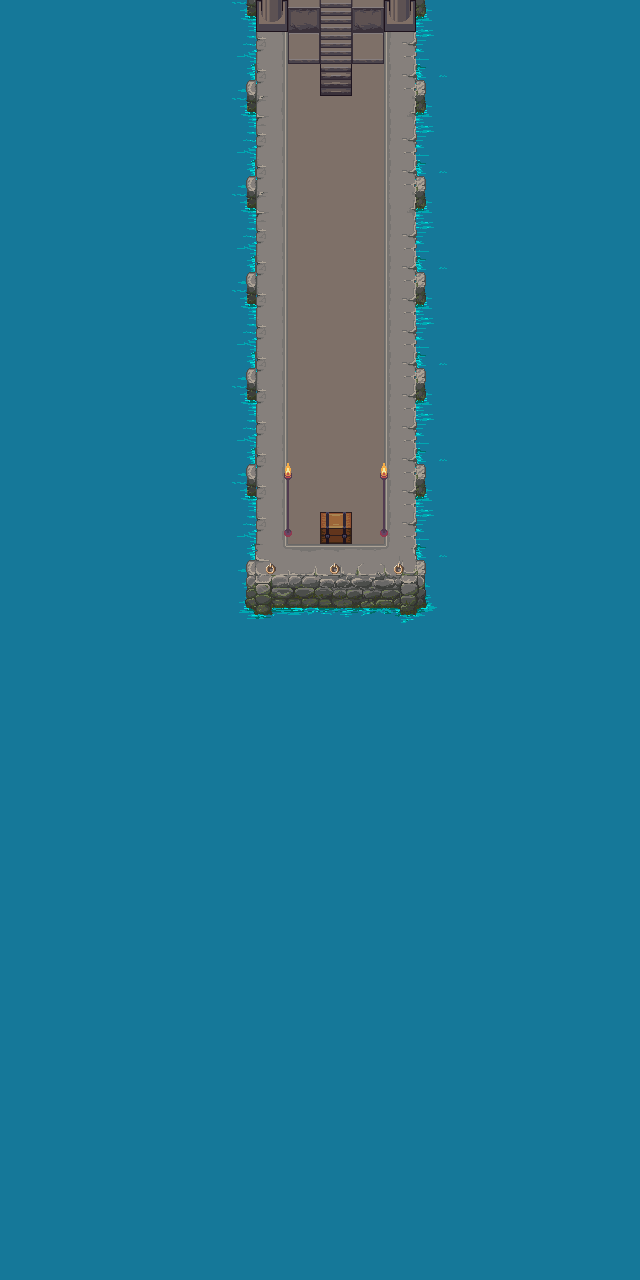

Rendered tile map (Tiled .tmx) drawn with the repository's tilesets; below, a short description and the map source with its tile grids summarised:
An orthogonal 20x40 tile map with 32x32 px tiles, 5 tile layers (Water, MPCs, Ground, Tile Layer 4, ...), 44 tilesets and 9 objects.

<map version="1.0" orientation="orthogonal" renderorder="right-down" width="20" height="40" tilewidth="32" tileheight="32" nextobjectid="1">
 <tileset firstgid="1" name="barrel" tilewidth="32" tileheight="32" tilecount="8" columns="4">
  <image source="../Tiles/LPC/barrel.png" width="128" height="64" />
 </tileset>
 <tileset firstgid="9" name="brackish" tilewidth="32" tileheight="32" tilecount="18" columns="3">
  <image source="../Tiles/LPC/brackish.png" width="96" height="192" />
 </tileset>
 <tileset firstgid="27" name="bridges" tilewidth="32" tileheight="32" tilecount="42" columns="6">
  <image source="../Tiles/LPC/bridges.png" width="192" height="224" />
 </tileset>
 <tileset firstgid="69" name="buckets" tilewidth="32" tileheight="32" tilecount="6" columns="3">
  <image source="../Tiles/LPC/buckets.png" width="96" height="64" />
 </tileset>
 <tileset firstgid="75" name="cabinets" tilewidth="32" tileheight="32" tilecount="78" columns="6">
  <image source="../Tiles/LPC/cabinets.png" width="192" height="416" />
 </tileset>
 <tileset firstgid="153" name="castle_lightsources" tilewidth="32" tileheight="32" tilecount="20" columns="5">
  <image source="../Tiles/LPC/castle_lightsources.png" width="160" height="128" />
 </tileset>
 <tileset firstgid="173" name="castle_outside" tilewidth="32" tileheight="32" tilecount="187" columns="17">
  <image source="../Tiles/LPC/castle_outside.png" width="544" height="352" />
 </tileset>
 <tileset firstgid="360" name="castlefloors_outside" tilewidth="32" tileheight="32" tilecount="20" columns="4">
  <image source="../Tiles/LPC/castlefloors_outside.png" width="128" height="160" />
 </tileset>
 <tileset firstgid="380" name="castlefloors" tilewidth="32" tileheight="32" tilecount="100" columns="10">
  <image source="../Tiles/LPC/castlefloors.png" width="320" height="320" />
 </tileset>
 <tileset firstgid="480" name="castlewalls" tilewidth="32" tileheight="32" tilecount="180" columns="12">
  <image source="../Tiles/LPC/castlewalls.png" width="384" height="480" />
 </tileset>
 <tileset firstgid="660" name="cement" tilewidth="32" tileheight="32" tilecount="18" columns="3">
  <image source="../Tiles/LPC/cement.png" width="96" height="192" />
 </tileset>
 <tileset firstgid="678" name="cementstair" tilewidth="32" tileheight="32" tilecount="20" columns="5">
  <image source="../Tiles/LPC/cementstair.png" width="160" height="128" />
 </tileset>
 <tileset firstgid="698" name="chests" tilewidth="32" tileheight="32" tilecount="6" columns="2">
  <image source="../Tiles/LPC/chests.png" width="64" height="96" />
 </tileset>
 <tileset firstgid="704" name="country" tilewidth="32" tileheight="32" tilecount="20" columns="5">
  <image source="../Tiles/LPC/country.png" width="160" height="128" />
 </tileset>
 <tileset firstgid="724" name="cup" tilewidth="32" tileheight="32" tilecount="2" columns="1">
  <image source="../Tiles/LPC/cup.png" width="32" height="64" />
 </tileset>
 <tileset firstgid="726" name="dirt" tilewidth="32" tileheight="32" tilecount="18" columns="3">
  <image source="../Tiles/LPC/dirt.png" width="96" height="192" />
 </tileset>
 <tileset firstgid="744" name="dirt2" tilewidth="32" tileheight="32" tilecount="18" columns="3">
  <image source="../Tiles/LPC/dirt2.png" width="96" height="192" />
 </tileset>
 <tileset firstgid="762" name="dungeon" tilewidth="32" tileheight="32" tilecount="104" columns="13">
  <image source="../Tiles/LPC/dungeon.png" width="416" height="256" />
 </tileset>
 <tileset firstgid="866" name="grass" tilewidth="32" tileheight="32" tilecount="18" columns="3">
  <image source="../Tiles/LPC/grass.png" width="96" height="192" />
 </tileset>
 <tileset firstgid="884" name="grassalt" tilewidth="32" tileheight="32" tilecount="18" columns="3">
  <image source="../Tiles/LPC/grassalt.png" width="96" height="192" />
 </tileset>
 <tileset firstgid="902" name="hole" tilewidth="32" tileheight="32" tilecount="18" columns="3">
  <image source="../Tiles/LPC/hole.png" width="96" height="192" />
 </tileset>
 <tileset firstgid="920" name="holek" tilewidth="32" tileheight="32" tilecount="18" columns="3">
  <image source="../Tiles/LPC/holek.png" width="96" height="192" />
 </tileset>
 <tileset firstgid="938" name="holemid" tilewidth="32" tileheight="32" tilecount="18" columns="3">
  <image source="../Tiles/LPC/holemid.png" width="96" height="192" />
 </tileset>
 <tileset firstgid="956" name="house" tilewidth="32" tileheight="32" tilecount="63" columns="9">
  <image source="../Tiles/LPC/house.png" width="288" height="224" />
 </tileset>
 <tileset firstgid="1019" name="inside" tilewidth="32" tileheight="32" tilecount="100" columns="10">
  <image source="../Tiles/LPC/inside.png" width="320" height="320" />
 </tileset>
 <tileset firstgid="1119" name="kitchen" tilewidth="32" tileheight="32" tilecount="8" columns="2">
  <image source="../Tiles/LPC/kitchen.png" width="64" height="128" />
 </tileset>
 <tileset firstgid="1127" name="lava" tilewidth="32" tileheight="32" tilecount="18" columns="3">
  <image source="../Tiles/LPC/lava.png" width="96" height="192" />
 </tileset>
 <tileset firstgid="1145" name="lavarock" tilewidth="32" tileheight="32" tilecount="18" columns="3">
  <image source="../Tiles/LPC/lavarock.png" width="96" height="192" />
 </tileset>
 <tileset firstgid="1163" name="mountains" tilewidth="32" tileheight="32" tilecount="108" columns="12">
  <image source="../Tiles/LPC/mountains.png" width="384" height="288" />
 </tileset>
 <tileset firstgid="1271" name="rock" tilewidth="32" tileheight="32" tilecount="2" columns="2">
  <image source="../Tiles/LPC/rock.png" width="64" height="32" />
 </tileset>
 <tileset firstgid="1273" name="signs" tilewidth="32" tileheight="32" tilecount="6" columns="3">
  <image source="../Tiles/LPC/signs.png" width="96" height="64" />
 </tileset>
 <tileset firstgid="1279" name="stairs" tilewidth="32" tileheight="32" tilecount="112" columns="8">
  <image source="../Tiles/LPC/stairs.png" width="256" height="448" />
 </tileset>
 <tileset firstgid="1391" name="treetop" tilewidth="32" tileheight="32" tilecount="42" columns="6">
  <image source="../Tiles/LPC/treetop.png" width="192" height="224" />
 </tileset>
 <tileset firstgid="1433" name="trunk" tilewidth="32" tileheight="32" tilecount="18" columns="6">
  <image source="../Tiles/LPC/trunk.png" width="192" height="96" />
 </tileset>
 <tileset firstgid="1451" name="victoria" tilewidth="32" tileheight="32" tilecount="55" columns="11">
  <image source="../Tiles/LPC/victoria.png" width="352" height="160" />
 </tileset>
 <tileset firstgid="1506" name="water" tilewidth="32" tileheight="32" tilecount="18" columns="3">
  <image source="../Tiles/LPC/water.png" width="96" height="192" />
 </tileset>
 <tileset firstgid="1524" name="waterfall" tilewidth="32" tileheight="32" tilecount="15" columns="3">
  <image source="../Tiles/LPC/waterfall.png" width="96" height="160" />
 </tileset>
 <tileset firstgid="1539" name="watergrass" tilewidth="32" tileheight="32" tilecount="18" columns="3">
  <image source="../Tiles/LPC/watergrass.png" width="96" height="192" />
 </tileset>
 <tileset firstgid="1557" name="base_out_atlas" tilewidth="32" tileheight="32" tilecount="1024" columns="32">
  <image source="../Tiles/base_out_atlas.png" width="1024" height="1024" />
 </tileset>
 <tileset firstgid="2581" name="build_atlas" tilewidth="32" tileheight="32" tilecount="1024" columns="32">
  <image source="../Tiles/build_atlas.png" width="1024" height="1024" />
 </tileset>
 <tileset firstgid="3605" name="obj_misk_atlas" tilewidth="32" tileheight="32" tilecount="1024" columns="32">
  <image source="../Tiles/obj_misk_atlas.png" width="1024" height="1024" />
 </tileset>
 <tileset firstgid="4629" name="terrain_atlas" tilewidth="32" tileheight="32" tilecount="1024" columns="32">
  <image source="../Tiles/terrain_atlas.png" width="1024" height="1024" />
 </tileset>
 <tileset firstgid="5653" name="terrain" tilewidth="32" tileheight="32" tilecount="1024" columns="32">
  <image source="../Tiles/terrain.png" width="1024" height="1024" />
 </tileset>
 <tileset firstgid="6677" name="Collisions" tilewidth="32" tileheight="32" tilecount="9" columns="3">
  <image source="../Tiles/Collisions.png" width="96" height="96" />
  <tile id="0">
   <objectgroup draworder="index">
    <object id="1" x="0" y="0" width="32" height="32" />
   </objectgroup>
  </tile>
  <tile id="1">
   <objectgroup draworder="index">
    <object id="1" x="16" y="0" width="16" height="32" />
   </objectgroup>
  </tile>
  <tile id="2">
   <objectgroup draworder="index">
    <object id="1" x="0" y="0" width="16" height="32" />
   </objectgroup>
  </tile>
  <tile id="3">
   <objectgroup draworder="index">
    <object id="1" x="0" y="16" width="32" height="16" />
   </objectgroup>
  </tile>
  <tile id="4">
   <objectgroup draworder="index">
    <object id="1" x="0" y="0" width="32" height="16" />
   </objectgroup>
  </tile>
  <tile id="5">
   <objectgroup draworder="index">
    <object id="1" x="16" y="16" width="16" height="16" />
   </objectgroup>
  </tile>
  <tile id="6">
   <objectgroup draworder="index">
    <object id="1" x="16" y="0" width="16" height="16" />
   </objectgroup>
  </tile>
  <tile id="7">
   <objectgroup draworder="index">
    <object id="1" x="0" y="16" width="16" height="16" />
   </objectgroup>
  </tile>
  <tile id="8">
   <objectgroup draworder="index">
    <object id="1" x="0" y="0" width="16" height="16" />
   </objectgroup>
  </tile>
 </tileset>
 <layer name="Water" width="20" height="40">
  <data>[800 cells, 800 non-empty, 1 distinct tile ids]</data>
 </layer>
 <layer name="MPCs" width="20" height="40">
  <data>[800 cells, 0 non-empty, 0 distinct tile ids]</data>
 </layer>
 <layer name="Ground" width="20" height="40">
  <data>[800 cells, 140 non-empty, 36 distinct tile ids]</data>
 </layer>
 <layer name="Tile Layer 4" width="20" height="40">
  <data>[800 cells, 30 non-empty, 2 distinct tile ids]</data>
 </layer>
 <layer name="Tile Layer 5" width="20" height="40">
  <data>[800 cells, 18 non-empty, 10 distinct tile ids]</data>
 </layer>
</map>
